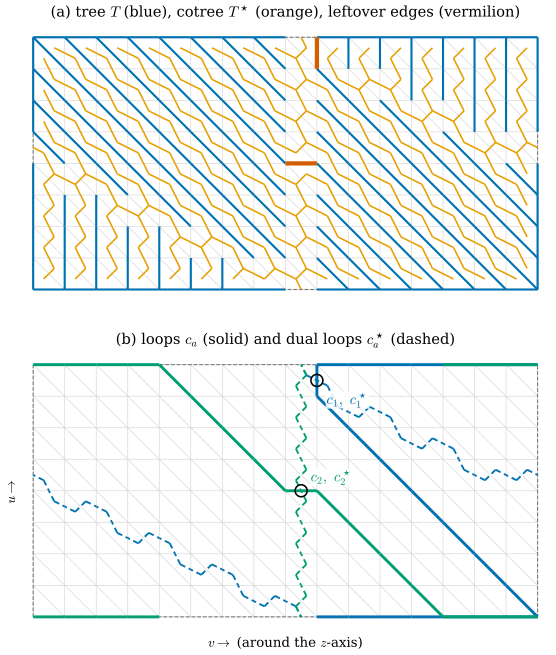

Generate this figure with Python:
"""Figure 45.2.1: a tree-cotree decomposition of a torus mesh and its two generators (Section 45.2, Theorem 45.2.11).

Mesh: dgmesh.torus_mesh(2, 0.8, 8, 16) (128 vertices, 384 edges, 256 faces), drawn in the parameter rectangle:
vertex (i, j) (index 16 i + j, u = 2 pi i / 8 around the tube, v = 2 pi j / 16 around the z-axis) is drawn at
(j, i); the left and right sides (v = 0 and 2 pi) and the bottom and top sides (u = 0 and 2 pi) are identified, so
edges on those sides are drawn twice. ch45.tree_cotree with root vertex 0 and root face 0 (BFS).
(a) primal spanning tree T (blue, 127 edges), dual spanning tree T* (orange, 255 dual edges, drawn through the edge
    midpoints between face centroids), the two leftover edges (vermilion, thick), all other edges light gray.
(b) the two primal loops c_1, c_2 (blue and green, solid) and the two dual loops c*_1, c*_2 (same colors, dashed);
    c*_a crosses c_b only for a = b, at the leftover edge (black ring).
Self-checks: |T| = n0 - 1, |T*| = n2 - 1, two leftover edges, d0^T c_a = 0, d1 c*_a = 0, c*_a . c_b = delta_ab, and the
periods of R_1(du), R_1(dv) on c_1, c_2 form an invertible matrix (so the loops are generators).

Run from the project root: PYTHONPATH=tools python3 chapters/45-vector-field-design/figures/fig-45-2-1-tree-cotree.py
"""

import pathlib
import sys

import dgdec as dd
import dgmesh as dm
import dgfig

dgfig.setup()
import matplotlib.pyplot as plt  # noqa: E402
import numpy as np  # noqa: E402
from matplotlib.collections import LineCollection  # noqa: E402

sys.path.insert(0, str(pathlib.Path(__file__).resolve().parents[1] / "lib"))
import ch45  # noqa: E402

col = dgfig.COLORS
nu, nv = 8, 16
V, F = dm.torus_mesh(2.0, 0.8, nu, nv)
tc, C, Cs = ch45.generators(F)
E, left, right = tc["E"], tc["left"], tc["right"]
n0, n1, n2 = dm.counts(F)
D0, D1 = dd.d0(F, n0), dd.d1(F)
assert len(tc["T"]) == n0 - 1 and len(tc["Ts"]) == n2 - 1 and len(tc["rest"]) == 2
assert np.abs(D0.T @ C.T).max() == 0 and np.abs(D1 @ Cs.T).max() == 0 and np.array_equal(Cs @ C.T, np.eye(2))
u = 2 * np.pi * (np.arange(n0) // nv) / nu
v = 2 * np.pi * (np.arange(n0) % nv) / nv
per = np.array([[c @ ch45.wrap(D0 @ u), c @ ch45.wrap(D0 @ v)] for c in C])
assert abs(np.linalg.det(per)) > 1.0
print("periods of (du, dv) on c_1, c_2 / 2 pi:\n", np.round(per / (2 * np.pi), 6))

# unwrapped face corners: face 2 (i nv + j) + t of quad (i, j); corners in the order of F
Cf = np.zeros((n2, 3, 2))
for f in range(n2):
    q, t = divmod(f, 2)
    i, j = divmod(q, nv)
    pos = {(i % nu) * nv + (j % nv): (j, i), (i % nu) * nv + (j + 1) % nv: (j + 1, i),
           ((i + 1) % nu) * nv + j % nv: (j, i + 1), ((i + 1) % nu) * nv + (j + 1) % nv: (j + 1, i + 1)}
    Cf[f] = [pos[int(a)] for a in F[f]]
cen = Cf.mean(1)


def edge_segments(e):
    """the copies of edge e in the drawing: its position in each of its two faces (deduplicated)."""
    out = []
    for f in (left[e], right[e]):
        k = [list(F[f]).index(E[e, 0]), list(F[f]).index(E[e, 1])]
        seg = (tuple(Cf[f, k[0]]), tuple(Cf[f, k[1]]))
        if seg not in out and seg[::-1] not in out:
            out.append(seg)
    return out


def dual_segments(e):
    """the dual edge of e: centroid of the right face -> edge midpoint -> centroid of the left face (per face)."""
    out = []
    for f in (right[e], left[e]):
        k = [list(F[f]).index(E[e, 0]), list(F[f]).index(E[e, 1])]
        out.append([cen[f], Cf[f, k].mean(0)])
    return out


def draw_base(ax):
    ax.add_collection(LineCollection([s for e in range(n1) for s in edge_segments(e)], colors="#D6D6D6",
                                     linewidths=0.5, zorder=0))
    ax.plot([0, nv, nv, 0, 0], [0, 0, nu, nu, 0], color=col["aux"], lw=0.8, ls="--", zorder=1)
    ax.set_xlim(-0.4, nv + 0.4)
    ax.set_ylim(-0.4, nu + 0.4)
    ax.set_aspect("equal")
    ax.set_axis_off()


fig, (axa, axb) = plt.subplots(2, 1, figsize=(6.4, 7.0))
draw_base(axa)
axa.add_collection(LineCollection([s for e in tc["T"] for s in edge_segments(e)], colors=col["tangent"],
                                  linewidths=1.6, zorder=2))
axa.add_collection(LineCollection([s for e in tc["Ts"] for s in dual_segments(e)], colors=col["accent"],
                                  linewidths=1.2, zorder=3))
axa.add_collection(LineCollection([s for e in tc["rest"] for s in edge_segments(e)], colors=col["normal"],
                                  linewidths=3.2, zorder=4))
axa.set_title(r"(a) tree $T$ (blue), cotree $T^\star$ (orange), leftover edges (vermilion)", fontsize=11)
draw_base(axb)
for a, cc in enumerate((col["tangent"], col["third"])):
    segs = [s for e in np.where(C[a] != 0)[0] for s in edge_segments(e)]
    axb.add_collection(LineCollection(segs, colors=cc, linewidths=2.2, zorder=3))
    dsegs = [s for e in np.where(Cs[a] != 0)[0] for s in dual_segments(e)]
    axb.add_collection(LineCollection(dsegs, colors=cc, linewidths=1.4, linestyles=(0, (3, 2)), zorder=4))
    e0 = tc["rest"][a]
    for s in edge_segments(e0):
        m = np.mean(s, 0)
        axb.plot(*m, "o", ms=9, mfc="none", mec=col["main"], mew=1.2, zorder=5)
    s = edge_segments(e0)[0]
    axb.text(*(np.mean(s, 0) + [(0.3, -0.75), (0.3, 0.3)][a]), rf"$c_{a + 1},\ c^\star_{a + 1}$", fontsize=11, color=cc,
             zorder=6, bbox=dict(fc="white", ec="none", pad=0.5, alpha=0.85))
axb.set_title(r"(b) loops $c_a$ (solid) and dual loops $c^\star_a$ (dashed)", fontsize=11)
axb.text(nv / 2, -0.95, r"$v \to$ (around the $z$-axis)", ha="center", fontsize=10)
axb.text(-0.9, nu / 2, r"$u \to$", rotation=90, va="center", fontsize=10)
fig.subplots_adjust(left=0.05, right=0.99, top=0.95, bottom=0.05, hspace=0.18)
dgfig.save(fig, __file__)
